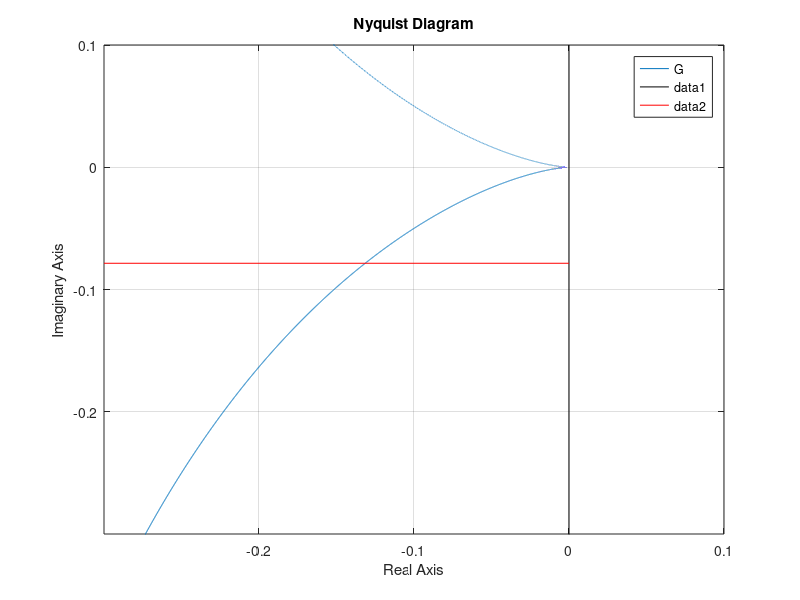

Write MATLAB code to recreate this figure.
clc 
clear

M = 8;
d = 0.8;

korene = roots([1 0 1 -(2*M)/(pi*d)]);

omega = korene(3);

Re = -(1/((omega^2+1)*2));
Im = -(d*pi/(4*M));
A = sqrt((Re^2*4^2*M^2)/(pi^2)+d^2);

s = tf('s');0
G = 1/(2*s*(s+1));

omega = logspace(-0.4,2,1e4);
nyquist(G,omega)
axis([-0.3 0.1 -0.3 0.1])
hold on 
grid on
plot([0 0],[-0.6 0.1],'k')
plot([-0.3 0],[Im Im],'r');

%odcitane z grafu a overenie vypoctu A 
Re = -0.131;
A = sqrt((Re^2*4^2*M^2)/(pi^2)+d^2);
dT = 3.732;